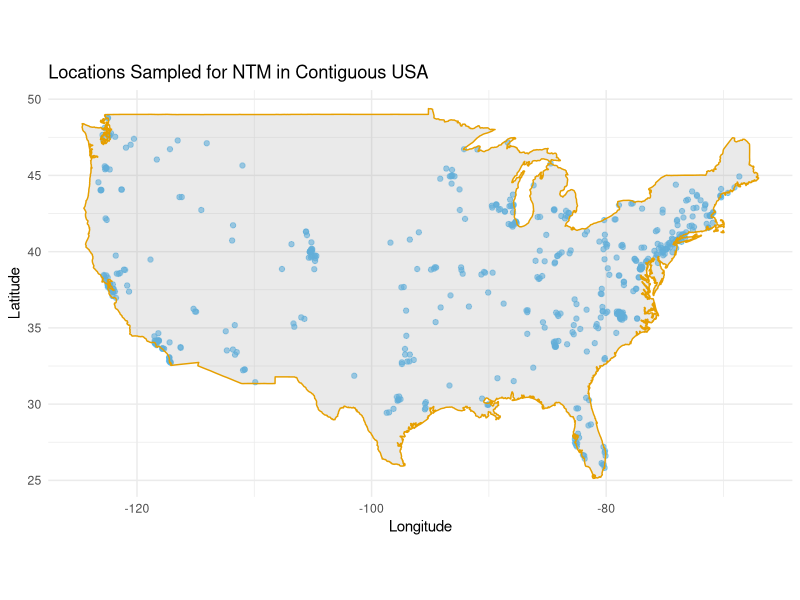
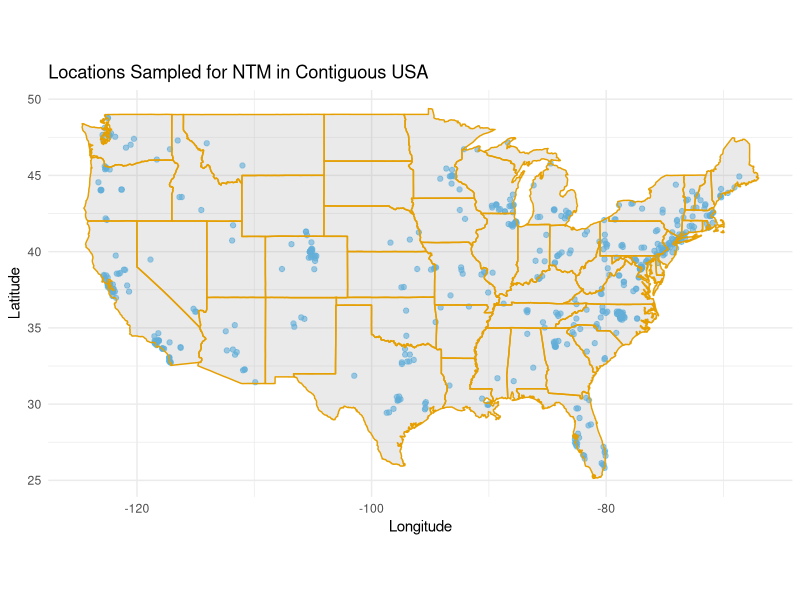
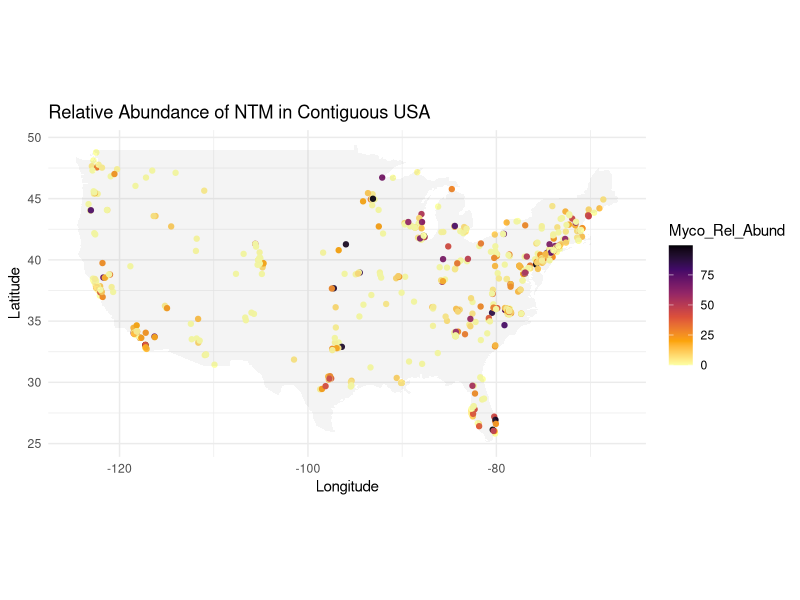
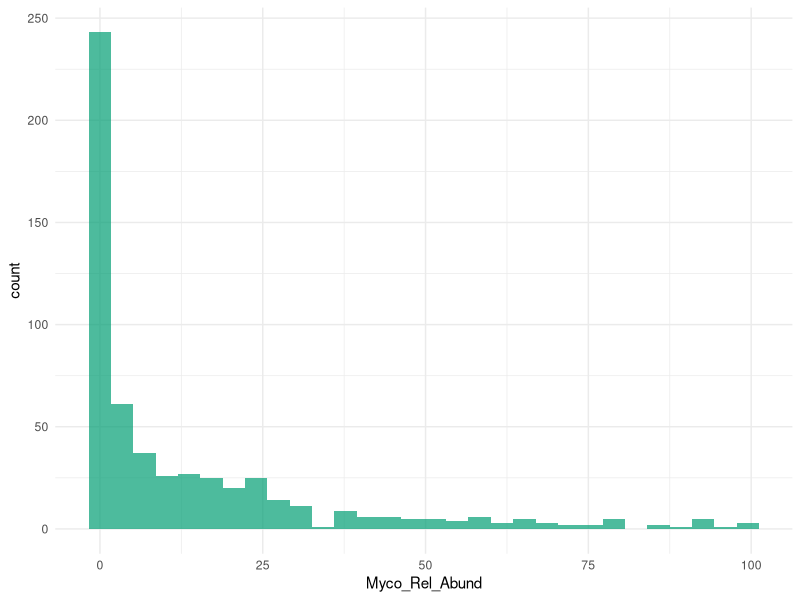

Generate these figures, in order, with R:
## ---- chunk 1
ntm_relab <- read.delim("Gebert_SMP_Mapping_Plates1_7_COMPLETE_16S_FINAL_August2017_SampleEdit (1).txt", stringsAsFactors=FALSE)

ntm_relab$Latitude <- as.numeric(ntm_relab$Latitude)
ntm_relab$Longitude <- as.numeric(ntm_relab$Longitude)

## ---- chunk 2

library(maps)
library(tidyverse)

cbPalette <- c("#999999", "#E69F00", "#56B4E9", "#009E73", "#F0E442", "#0072B2", "#D55E00", "#CC79A7")

usa <- map_data("usa")
states <- map_data("state")

ntm_contigusa <- ntm_relab%>%
  filter(Latitude> 24 & Latitude <50 & 
           Longitude > -130)

## USA Map

ggplot(data=ntm_contigusa, aes(Longitude, Latitude)) +
  geom_point(color=cbPalette[3], alpha=0.6) +
  geom_polygon(data = usa, aes(x=long, y = lat, group = group), 
               fill = cbPalette[1], color = cbPalette[2], alpha=0.2) + 
  coord_fixed(1.3) + theme_minimal() + 
  xlab("Longitude") +
  ylab("Latitude") + 
  ggtitle("Locations Sampled for NTM in Contiguous USA")


## USA Map with the State Outlines

ggplot(data=ntm_contigusa, aes(Longitude, Latitude)) +
  geom_point(color=cbPalette[3], alpha=0.6) +
  geom_polygon(data = states, aes(x=long, y = lat, group = group), 
               fill = cbPalette[1], color = cbPalette[2], alpha=0.2) + 
  coord_fixed(1.3) + theme_minimal() + 
  xlab("Longitude") +
  ylab("Latitude") + 
  ggtitle("Locations Sampled for NTM in Contiguous USA")


## USA Map with relative abundance

ggplot(data=ntm_contigusa, aes(Longitude, Latitude)) +
  geom_point(aes(color=Myco_Rel_Abund), alpha=1) +
  scale_color_viridis_c(option="inferno", direction = -1) + 
  geom_polygon(data = usa, aes(x=long, y = lat, group = group), 
               fill = cbPalette[1], alpha=0.1) + 
  coord_fixed(1.3) + theme_minimal() + 
  xlab("Longitude") +
  ylab("Latitude") + 
  ggtitle("Relative Abundance of NTM in Contiguous USA") 



## ---- chunk 3

## values go between 0 and 100 

ntm_contigusa%>%
  ggplot(aes(Myco_Rel_Abund)) + 
  geom_histogram(fill=cbPalette[4], alpha=0.7) +
  theme_minimal()

## ---- chunk 4

## Spatial Modeling of NTM Relative Abundance


